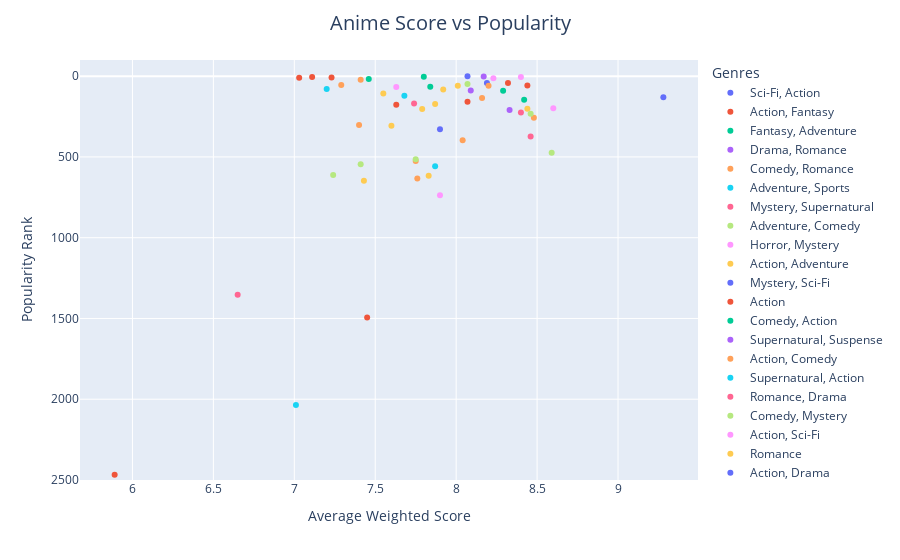

The cell this chart's notebook holds for it:
### Markdown cell above
# Anime Score vs Popularity

### Code cell
fig = px.scatter( #ramen akaneko left out)
    df,
    x='Avg_Weighted_Score',
    y='Top_Popularity',
    color='Primary_Genres',
    hover_name='franchise_name',
    hover_data={
        'Avg_Weighted_Score': True,
        'Top_Popularity': True,
        'Primary_Genres': True
    },
    labels={
        'Avg_Weighted_Score': 'Average Weighted Score',
        'Top_Popularity': 'Popularity Rank',
        'Primary_Genres': 'Genres'
    }
)
fig.update_layout( title={
        'text': "Anime Score vs Popularity",
        'x': 0.5,  # centers the title horizontally (0 = left, 1 = right)
        'xanchor': 'center',
        'font': dict(size=20)  # change 20 to any font size you like
    },)
fig.update_yaxes(range=[2500, -100])

\
fig.show()

### Figure 1 — Plotly figure (JSON) as saved in the notebook; plotly's stock layout.template omitted (floating-point values rounded to 4 significant figures)
{"data": [{"customdata": [["Sci-Fi, Action"]], "hovertemplate": "<b>%{hovertext}</b><br><br>Genres=%{customdata[0]}<br>Average Weighted Score=%{x}<br>Popularity Rank=%{y}<extra></extra>", "hovertext": ["Cowboy Bebop"], "legendgroup": "Sci-Fi, Action", "marker": {"color": "#636efa", "symbol": "circle"}, "mode": "markers", "name": "Sci-Fi, Action", "orientation": "v", "showlegend": true, "type": "scatter", "x": [8.19], "xaxis": "x", "y": [42], "yaxis": "y"}, {"customdata": [["Action, Fantasy"], ["Action, Fantasy"], ["Action, Fantasy"], ["Action, Fantasy"], ["Action, Fantasy"], ["Action, Fantasy"], ["Action, Fantasy"]], "hovertemplate": "<b>%{hovertext}</b><br><br>Genres=%{customdata[0]}<br>Average Weighted Score=%{x}<br>Popularity Rank=%{y}<extra></extra>", "hovertext": ["Naruto", "Sword Art Online", "Tokyo Ghoul", "Saga of Tanya the Evil", "Yasuke", "Chainsaw Man", "The Witch and the Beast"], "legendgroup": "Action, Fantasy", "marker": {"color": "#EF553B", "symbol": "circle"}, "mode": "markers", "name": "Action, Fantasy", "orientation": "v", "showlegend": true, "type": "scatter", "x": [7.23, 7.11, 7.03, 7.63, 5.89, 8.44, 7.45], "xaxis": "x", "y": [9, 6, 10, 177, 2468, 58, 1494], "yaxis": "y"}, {"customdata": [["Fantasy, Adventure"], ["Fantasy, Adventure"], ["Fantasy, Adventure"]], "hovertemplate": "<b>%{hovertext}</b><br><br>Genres=%{customdata[0]}<br>Average Weighted Score=%{x}<br>Popularity Rank=%{y}<extra></extra>", "hovertext": ["One Piece", "Fullmetal Alchemist", "Made in Abyss"], "legendgroup": "Fantasy, Adventure", "marker": {"color": "#00cc96", "symbol": "circle"}, "mode": "markers", "name": "Fantasy, Adventure", "orientation": "v", "showlegend": true, "type": "scatter", "x": [7.46, 7.8, 8.29], "xaxis": "x", "y": [17, 3, 91], "yaxis": "y"}, {"customdata": [["Drama, Romance"]], "hovertemplate": "<b>%{hovertext}</b><br><br>Genres=%{customdata[0]}<br>Average Weighted Score=%{x}<br>Popularity Rank=%{y}<extra></extra>", "hovertext": ["Fruits Basket"], "legendgroup": "Drama, Romance", "marker": {"color": "#ab63fa", "symbol": "circle"}, "mode": "markers", "name": "Drama, Romance", "orientation": "v", "showlegend": true, "type": "scatter", "x": [8.33], "xaxis": "x", "y": [210], "yaxis": "y"}, {"customdata": [["Comedy, Romance"], ["Comedy, Romance"]], "hovertemplate": "<b>%{hovertext}</b><br><br>Genres=%{customdata[0]}<br>Average Weighted Score=%{x}<br>Popularity Rank=%{y}<extra></extra>", "hovertext": ["Cardcaptor Sakura", "Ouran High School Host Club"], "legendgroup": "Comedy, Romance", "marker": {"color": "#FFA15A", "symbol": "circle"}, "mode": "markers", "name": "Comedy, Romance", "orientation": "v", "showlegend": true, "type": "scatter", "x": [7.75, 8.16], "xaxis": "x", "y": [526, 135], "yaxis": "y"}, {"customdata": [["Adventure, Sports"]], "hovertemplate": "<b>%{hovertext}</b><br><br>Genres=%{customdata[0]}<br>Average Weighted Score=%{x}<br>Popularity Rank=%{y}<extra></extra>", "hovertext": ["Beyblade"], "legendgroup": "Adventure, Sports", "marker": {"color": "#19d3f3", "symbol": "circle"}, "mode": "markers", "name": "Adventure, Sports", "orientation": "v", "showlegend": true, "type": "scatter", "x": [7.01], "xaxis": "x", "y": [2036], "yaxis": "y"}, {"customdata": [["Mystery, Supernatural"], ["Mystery, Supernatural"]], "hovertemplate": "<b>%{hovertext}</b><br><br>Genres=%{customdata[0]}<br>Average Weighted Score=%{x}<br>Popularity Rank=%{y}<extra></extra>", "hovertext": ["Mushi-Shi", "Summer Time Rendering"], "legendgroup": "Mystery, Supernatural", "marker": {"color": "#FF6692", "symbol": "circle"}, "mode": "markers", "name": "Mystery, Supernatural", "orientation": "v", "showlegend": true, "type": "scatter", "x": [8.4, 8.46], "xaxis": "x", "y": [225, 374], "yaxis": "y"}, {"customdata": [["Adventure, Comedy"], ["Adventure, Comedy"], ["Adventure, Comedy"]], "hovertemplate": "<b>%{hovertext}</b><br><br>Genres=%{customdata[0]}<br>Average Weighted Score=%{x}<br>Popularity Rank=%{y}<extra></extra>", "hovertext": ["Digimon: Digital Monsters", "Dr. Stone", "Delicious in Dungeon"], "legendgroup": "Adventure, Comedy", "marker": {"color": "#B6E880", "symbol": "circle"}, "mode": "markers", "name": "Adventure, Comedy", "orientation": "v", "showlegend": true, "type": "scatter", "x": [7.24, 8.07, 8.59], "xaxis": "x", "y": [612, 49, 474], "yaxis": "y"}, {"customdata": [["Horror, Mystery"]], "hovertemplate": "<b>%{hovertext}</b><br><br>Genres=%{customdata[0]}<br>Average Weighted Score=%{x}<br>Popularity Rank=%{y}<extra></extra>", "hovertext": ["Ayakashi: Samurai Horror Tales"], "legendgroup": "Horror, Mystery", "marker": {"color": "#FF97FF", "symbol": "circle"}, "mode": "markers", "name": "Horror, Mystery", "orientation": "v", "showlegend": true, "type": "scatter", "x": [7.9], "xaxis": "x", "y": [737], "yaxis": "y"}, {"customdata": [["Action, Adventure"], ["Action, Adventure"], ["Action, Adventure"], ["Action, Adventure"], ["Action, Adventure"], ["Action, Adventure"], ["Action, Adventure"]], "hovertemplate": "<b>%{hovertext}</b><br><br>Genres=%{customdata[0]}<br>Average Weighted Score=%{x}<br>Popularity Rank=%{y}<extra></extra>", "hovertext": ["JoJo's Bizarre Adventure (OVA)", "Afro Samurai", "Dororo", "Banana Fish", "Great Pretender", "Solo Leveling", "Shangri-La Frontier"], "legendgroup": "Action, Adventure", "marker": {"color": "#FECB52", "symbol": "circle"}, "mode": "markers", "name": "Action, Adventure", "orientation": "v", "showlegend": true, "type": "scatter", "x": [8.01, 7.43, 7.55, 8.44, 7.6, 7.87, 7.83], "xaxis": "x", "y": [59, 648, 107, 202, 307, 173, 617], "yaxis": "y"}, {"customdata": [["Mystery, Sci-Fi"]], "hovertemplate": "<b>%{hovertext}</b><br><br>Genres=%{customdata[0]}<br>Average Weighted Score=%{x}<br>Popularity Rank=%{y}<extra></extra>", "hovertext": ["Ergo Proxy"], "legendgroup": "Mystery, Sci-Fi", "marker": {"color": "#636efa", "symbol": "circle"}, "mode": "markers", "name": "Mystery, Sci-Fi", "orientation": "v", "showlegend": true, "type": "scatter", "x": [7.9], "xaxis": "x", "y": [329], "yaxis": "y"}, {"customdata": [["Action"]], "hovertemplate": "<b>%{hovertext}</b><br><br>Genres=%{customdata[0]}<br>Average Weighted Score=%{x}<br>Popularity Rank=%{y}<extra></extra>", "hovertext": ["Black Lagoon"], "legendgroup": "Action", "marker": {"color": "#EF553B", "symbol": "circle"}, "mode": "markers", "name": "Action", "orientation": "v", "showlegend": true, "type": "scatter", "x": [8.07], "xaxis": "x", "y": [158], "yaxis": "y"}, {"customdata": [["Comedy, Action"]], "hovertemplate": "<b>%{hovertext}</b><br><br>Genres=%{customdata[0]}<br>Average Weighted Score=%{x}<br>Popularity Rank=%{y}<extra></extra>", "hovertext": ["Gintama"], "legendgroup": "Comedy, Action", "marker": {"color": "#00cc96", "symbol": "circle"}, "mode": "markers", "name": "Comedy, Action", "orientation": "v", "showlegend": true, "type": "scatter", "x": [8.42], "xaxis": "x", "y": [146], "yaxis": "y"}, {"customdata": [["Supernatural, Suspense"]], "hovertemplate": "<b>%{hovertext}</b><br><br>Genres=%{customdata[0]}<br>Average Weighted Score=%{x}<br>Popularity Rank=%{y}<extra></extra>", "hovertext": ["Death Note"], "legendgroup": "Supernatural, Suspense", "marker": {"color": "#ab63fa", "symbol": "circle"}, "mode": "markers", "name": "Supernatural, Suspense", "orientation": "v", "showlegend": true, "type": "scatter", "x": [8.17], "xaxis": "x", "y": [2], "yaxis": "y"}, {"customdata": [["Action, Comedy"], ["Action, Comedy"], ["Action, Comedy"], ["Action, Comedy"], ["Action, Comedy"]], "hovertemplate": "<b>%{hovertext}</b><br><br>Genres=%{customdata[0]}<br>Average Weighted Score=%{x}<br>Popularity Rank=%{y}<extra></extra>", "hovertext": ["Code Geass: Lelouch of the Rebellion", "Dorohedoro", "Spy x Family", "Mashle: Magic and Muscles", "Dan Da Dan"], "legendgroup": "Action, Comedy", "marker": {"color": "#FFA15A", "symbol": "circle"}, "mode": "markers", "name": "Action, Comedy", "orientation": "v", "showlegend": true, "type": "scatter", "x": [7.41, 8.04, 8.2, 7.4, 8.48], "xaxis": "x", "y": [22, 397, 60, 302, 258], "yaxis": "y"}, {"customdata": [["Supernatural, Action"]], "hovertemplate": "<b>%{hovertext}</b><br><br>Genres=%{customdata[0]}<br>Average Weighted Score=%{x}<br>Popularity Rank=%{y}<extra></extra>", "hovertext": ["Black Butler"], "legendgroup": "Supernatural, Action", "marker": {"color": "#19d3f3", "symbol": "circle"}, "mode": "markers", "name": "Supernatural, Action", "orientation": "v", "showlegend": true, "type": "scatter", "x": [7.68], "xaxis": "x", "y": [122], "yaxis": "y"}, {"customdata": [["Romance, Drama"]], "hovertemplate": "<b>%{hovertext}</b><br><br>Genres=%{customdata[0]}<br>Average Weighted Score=%{x}<br>Popularity Rank=%{y}<extra></extra>", "hovertext": ["Kimi ni Todoke: From Me to You"], "legendgroup": "Romance, Drama", "marker": {"color": "#FF6692", "symbol": "circle"}, "mode": "markers", "name": "Romance, Drama", "orientation": "v", "showlegend": true, "type": "scatter", "x": [7.74], "xaxis": "x", "y": [169], "yaxis": "y"}, {"customdata": [["Comedy, Mystery"]], "hovertemplate": "<b>%{hovertext}</b><br><br>Genres=%{customdata[0]}<br>Average Weighted Score=%{x}<br>Popularity Rank=%{y}<extra></extra>", "hovertext": ["The Tatami Galaxy"], "legendgroup": "Comedy, Mystery", "marker": {"color": "#B6E880", "symbol": "circle"}, "mode": "markers", "name": "Comedy, Mystery", "orientation": "v", "showlegend": true, "type": "scatter", "x": [7.75], "xaxis": "x", "y": [514], "yaxis": "y"}, {"customdata": [["Action, Sci-Fi"], ["Action, Sci-Fi"]], "hovertemplate": "<b>%{hovertext}</b><br><br>Genres=%{customdata[0]}<br>Average Weighted Score=%{x}<br>Popularity Rank=%{y}<extra></extra>", "hovertext": ["Psycho-Pass", "Cyberpunk: Edgerunners"], "legendgroup": "Action, Sci-Fi", "marker": {"color": "#FF97FF", "symbol": "circle"}, "mode": "markers", "name": "Action, Sci-Fi", "orientation": "v", "showlegend": true, "type": "scatter", "x": [7.63, 8.6], "xaxis": "x", "y": [67, 199], "yaxis": "y"}, {"customdata": [["Romance"]], "hovertemplate": "<b>%{hovertext}</b><br><br>Genres=%{customdata[0]}<br>Average Weighted Score=%{x}<br>Popularity Rank=%{y}<extra></extra>", "hovertext": ["Hori-san to Miyamura-kun"], "legendgroup": "Romance", "marker": {"color": "#FECB52", "symbol": "circle"}, "mode": "markers", "name": "Romance", "orientation": "v", "showlegend": true, "type": "scatter", "x": [7.92], "xaxis": "x", "y": [83], "yaxis": "y"}, {"customdata": [["Action, Drama"]], "hovertemplate": "<b>%{hovertext}</b><br><br>Genres=%{customdata[0]}<br>Average Weighted Score=%{x}<br>Popularity Rank=%{y}<extra></extra>", "hovertext": ["Attack on Titan"], "legendgroup": "Action, Drama", "marker": {"color": "#636efa", "symbol": "circle"}, "mode": "markers", "name": "Action, Drama", "orientation": "v", "showlegend": true, "type": "scatter", "x": [8.07], "xaxis": "x", "y": [1], "yaxis": "y"}, {"customdata": [["Action, Horror"]], "hovertemplate": "<b>%{hovertext}</b><br><br>Genres=%{customdata[0]}<br>Average Weighted Score=%{x}<br>Popularity Rank=%{y}<extra></extra>", "hovertext": ["Parasyte: The Maxim"], "legendgroup": "Action, Horror", "marker": {"color": "#EF553B", "symbol": "circle"}, "mode": "markers", "name": "Action, Horror", "orientation": "v", "showlegend": true, "type": "scatter", "x": [8.32], "xaxis": "x", "y": [43], "yaxis": "y"}, {"customdata": [["Gourmet, Ecchi"]], "hovertemplate": "<b>%{hovertext}</b><br><br>Genres=%{customdata[0]}<br>Average Weighted Score=%{x}<br>Popularity Rank=%{y}<extra></extra>", "hovertext": ["Food Wars! Shokugeki no Soma"], "legendgroup": "Gourmet, Ecchi", "marker": {"color": "#00cc96", "symbol": "circle"}, "mode": "markers", "name": "Gourmet, Ecchi", "orientation": "v", "showlegend": true, "type": "scatter", "x": [7.84], "xaxis": "x", "y": [65], "yaxis": "y"}, {"customdata": [["Action, Mystery"]], "hovertemplate": "<b>%{hovertext}</b><br><br>Genres=%{customdata[0]}<br>Average Weighted Score=%{x}<br>Popularity Rank=%{y}<extra></extra>", "hovertext": ["Bungo Stray Dogs"], "legendgroup": "Action, Mystery", "marker": {"color": "#ab63fa", "symbol": "circle"}, "mode": "markers", "name": "Action, Mystery", "orientation": "v", "showlegend": true, "type": "scatter", "x": [8.09], "xaxis": "x", "y": [89], "yaxis": "y"}, {"customdata": [["Comedy, Fantasy"], ["Comedy, Fantasy"]], "hovertemplate": "<b>%{hovertext}</b><br><br>Genres=%{customdata[0]}<br>Average Weighted Score=%{x}<br>Popularity Rank=%{y}<extra></extra>", "hovertext": ["Black Clover: Jump Festa 2016 Special", "Uncle from Another World"], "legendgroup": "Comedy, Fantasy", "marker": {"color": "#FFA15A", "symbol": "circle"}, "mode": "markers", "name": "Comedy, Fantasy", "orientation": "v", "showlegend": true, "type": "scatter", "x": [7.29, 7.76], "xaxis": "x", "y": [54, 634], "yaxis": "y"}, {"customdata": [["Drama, Mystery"], ["Drama, Mystery"]], "hovertemplate": "<b>%{hovertext}</b><br><br>Genres=%{customdata[0]}<br>Average Weighted Score=%{x}<br>Popularity Rank=%{y}<extra></extra>", "hovertext": ["Kakegurui", "Link Click"], "legendgroup": "Drama, Mystery", "marker": {"color": "#19d3f3", "symbol": "circle"}, "mode": "markers", "name": "Drama, Mystery", "orientation": "v", "showlegend": true, "type": "scatter", "x": [7.2, 7.87], "xaxis": "x", "y": [79, 558], "yaxis": "y"}, {"customdata": [["Drama, Horror"]], "hovertemplate": "<b>%{hovertext}</b><br><br>Genres=%{customdata[0]}<br>Average Weighted Score=%{x}<br>Popularity Rank=%{y}<extra></extra>", "hovertext": ["Junji Ito Collection"], "legendgroup": "Drama, Horror", "marker": {"color": "#FF6692", "symbol": "circle"}, "mode": "markers", "name": "Drama, Horror", "orientation": "v", "showlegend": true, "type": "scatter", "x": [6.65], "xaxis": "x", "y": [1353], "yaxis": "y"}, {"customdata": [["Comedy"], ["Comedy"], ["Comedy"]], "hovertemplate": "<b>%{hovertext}</b><br><br>Genres=%{customdata[0]}<br>Average Weighted Score=%{x}<br>Popularity Rank=%{y}<extra></extra>", "hovertext": ["Grand Blue Dreaming", "The Way of the Househusband", "Ramen Akaneko"], "legendgroup": "Comedy", "marker": {"color": "#B6E880", "symbol": "circle"}, "mode": "markers", "name": "Comedy", "orientation": "v", "showlegend": true, "type": "scatter", "x": [8.46, 7.41, 7.5], "xaxis": "x", "y": [233, 546, 5683], "yaxis": "y"}, {"customdata": [["Action, Supernatural"], ["Action, Supernatural"]], "hovertemplate": "<b>%{hovertext}</b><br><br>Genres=%{customdata[0]}<br>Average Weighted Score=%{x}<br>Popularity Rank=%{y}<extra></extra>", "hovertext": ["Demon Slayer: Kimetsu no Yaiba", "Jujutsu Kaisen"], "legendgroup": "Action, Supernatural", "marker": {"color": "#FF97FF", "symbol": "circle"}, "mode": "markers", "name": "Action, Supernatural", "orientation": "v", "showlegend": true, "type": "scatter", "x": [8.4, 8.23], "xaxis": "x", "y": [5, 13], "yaxis": "y"}, {"customdata": [["Drama, Suspense"]], "hovertemplate": "<b>%{hovertext}</b><br><br>Genres=%{customdata[0]}<br>Average Weighted Score=%{x}<br>Popularity Rank=%{y}<extra></extra>", "hovertext": ["Beastars"], "legendgroup": "Drama, Suspense", "marker": {"color": "#FECB52", "symbol": "circle"}, "mode": "markers", "name": "Drama, Suspense", "orientation": "v", "showlegend": true, "type": "scatter", "x": [7.79], "xaxis": "x", "y": [204], "yaxis": "y"}, {"customdata": [["Adventure, Drama"]], "hovertemplate": "<b>%{hovertext}</b><br><br>Genres=%{customdata[0]}<br>Average Weighted Score=%{x}<br>Popularity Rank=%{y}<extra></extra>", "hovertext": ["Frieren: Beyond Journey's End"], "legendgroup": "Adventure, Drama", "marker": {"color": "#636efa", "symbol": "circle"}, "mode": "markers", "name": "Adventure, Drama", "orientation": "v", "showlegend": true, "type": "scatter", "x": [9.28], "xaxis": "x", "y": [131], "yaxis": "y"}], "layout": {"legend": {"title": {"text": "Genres"}, "tracegroupgap": 0}, "margin": {"t": 60}, "title": {"font": {"size": 20}, "text": "Anime Score vs Popularity", "x": 0.5, "xanchor": "center"}, "xaxis": {"anchor": "y", "domain": [0, 1], "title": {"text": "Average Weighted Score"}}, "yaxis": {"anchor": "x", "domain": [0, 1], "range": [2500, -100], "title": {"text": "Popularity Rank"}}}}
